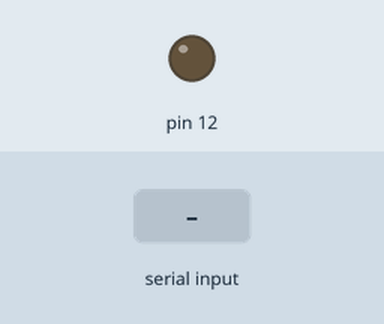
Bench run of a sketch on a simulated Arduino Uno, built with avr-gcc and run on an emulated ATmega328P. Shown: output pins drawn as LEDs (lit = HIGH). The test bench sets the inputs (shaded band).

Above: at 1.2 s.
1.3 s: "1" received over Serial
At 2.4 s:
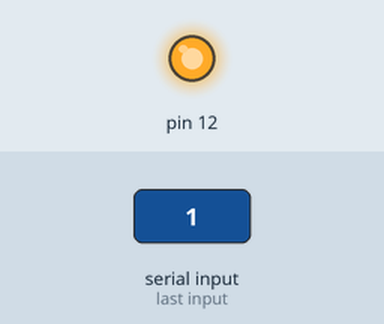
2.8 s: "0" received over Serial
At 3.6 s:
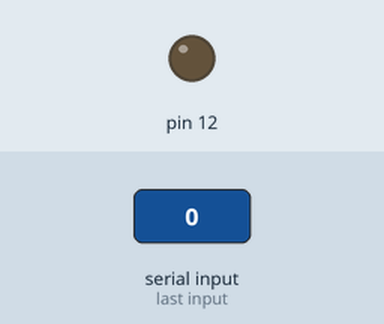
Timing chart, 0 to 5.8 s (numbered marks = the images above; inputs shaded):
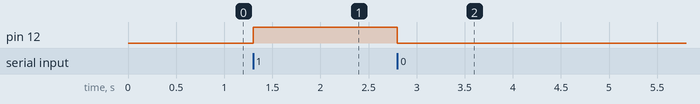

The sketch:

Comunicacion_Serial_Arduino.ino
```cpp
int input;
void setup() {
  pinMode(12, OUTPUT);
  Serial.begin(9600);
}

void loop() {
  if (Serial.available()>0){
    input=Serial.read();
    if (input=='1'){
      digitalWrite(12, HIGH);
    }
    else
    {
      digitalWrite(12, LOW);
    }
  }
}
```

Measured:
- after the input at 1.3 s, pin 12: LOW → HIGH at once
- after the input at 2.8 s, pin 12: HIGH → LOW at once
